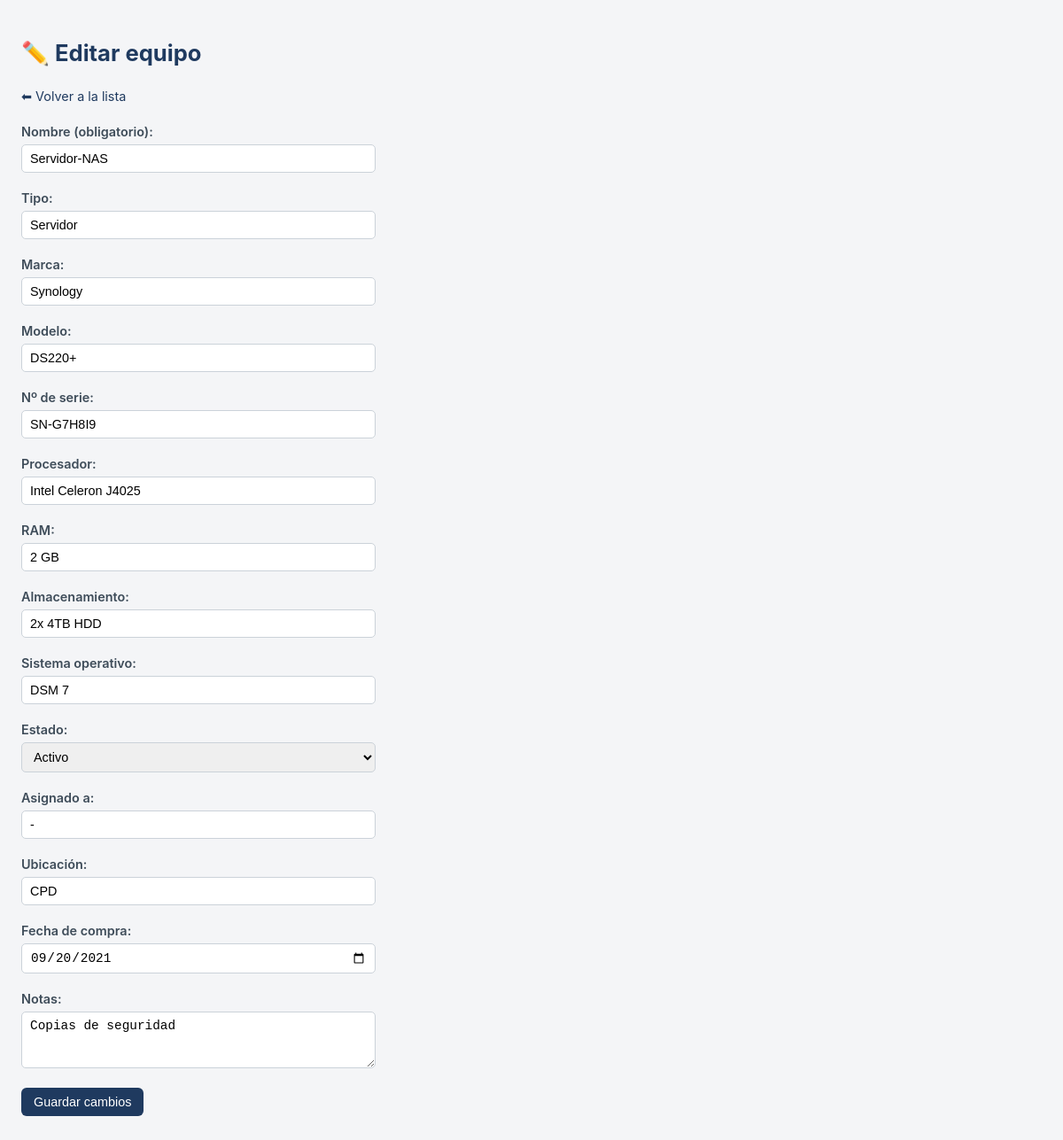
The app's page /editar/3 with its own data.
### tables this page shows
CREATE TABLE equipos (
        id             INTEGER PRIMARY KEY AUTOINCREMENT,
        nombre         TEXT NOT NULL,
        tipo           TEXT,
        marca          TEXT,
        modelo         TEXT,
        numero_serie   TEXT,
        procesador     TEXT,
        ram            TEXT,
        almacenamiento TEXT,
        sistema_op     TEXT,
        estado         TEXT,
        asignado_a     TEXT,
        ubicacion      TEXT,
        fecha_compra   TEXT,
        notas          TEXT
    );

### app.py (the view, shortened to what this page needs)
@app.route("/editar/<int:id>", methods=["GET", "POST"])
def editar(id):
    equipo = obtener_equipo(id)
    return render_template("editar.html", equipo=equipo)

### app.py (called while the page is built)
def obtener_equipo(id):
    conexion = sqlite3.connect(BASE_DATOS)
    conexion.row_factory = sqlite3.Row
    cursor = conexion.cursor()
    cursor.execute("SELECT * FROM equipos WHERE id = ?", (id,))
    equipo = cursor.fetchone()
    conexion.close()
    return equipo

### templates/editar.html (shortened to what this page needs)
<!DOCTYPE html>
<html lang="es">
<head>
    <link rel="stylesheet" href="{{ url_for('static', filename='estilo.css') }}">
</head>
<body>
    <h1>✏️ Editar equipo</h1>
    <p><a class="volver" href="{{ url_for('index') }}">⬅ Volver a la lista</a></p>
    <form method="POST" action="{{ url_for('editar', id=equipo['id']) }}">
        <p>
            <label>Nombre (obligatorio):<br>
                <input type="text" name="nombre" value="{{ equipo['nombre'] }}" required>
            </label>
        </p>
        <p>
            <label>Tipo:<br>
                <input type="text" name="tipo" value="{{ equipo['tipo'] }}">
            </label>
        </p>
        <p>
            <label>Marca:<br>
                <input type="text" name="marca" value="{{ equipo['marca'] }}">
            </label>
        </p>
        <p>
            <label>Modelo:<br>
                <input type="text" name="modelo" value="{{ equipo['modelo'] }}">
            </label>
        </p>
        <p>
            <label>Nº de serie:<br>
                <input type="text" name="numero_serie" value="{{ equipo['numero_serie'] }}">
            </label>
        </p>
        <p>
            <label>Procesador:<br>
                <input type="text" name="procesador" value="{{ equipo['procesador'] }}">
            </label>
        </p>
        <p>
            <label>RAM:<br>
                <input type="text" name="ram" value="{{ equipo['ram'] }}">
            </label>
        </p>
        <p>
            <label>Almacenamiento:<br>
                <input type="text" name="almacenamiento" value="{{ equipo['almacenamiento'] }}">
            </label>
        </p>
        <p>
            <label>Sistema operativo:<br>
                <input type="text" name="sistema_op" value="{{ equipo['sistema_op'] }}">
            </label>
        </p>
        <p>
            <label>Estado:<br>
                <select name="estado">
                    <option value="Activo"        {% if equipo['estado'] == 'Activo' %}selected{% endif %}>Activo</option>
                </select>
            </label>
        </p>
        <p>
            <label>Asignado a:<br>
                <input type="text" name="asignado_a" value="{{ equipo['asignado_a'] }}">
            </label>
        </p>
        <p>
            <label>Ubicación:<br>
                <input type="text" name="ubicacion" value="{{ equipo['ubicacion'] }}">
            </label>
        </p>
        <p>
            <label>Fecha de compra:<br>
                <input type="date" name="fecha_compra" value="{{ equipo['fecha_compra'] }}">
            </label>
        </p>
        <p>
            <label>Notas:<br>
                <textarea name="notas" rows="3" cols="40">{{ equipo['notas'] }}</textarea>
            </label>
        </p>
        <p>
            <button type="submit" class="boton">Guardar cambios</button>
        </p>
    </form>
</body>
</html>

### static/estilo.css (style rules this page uses)
body { font-family: -apple-system, "Segoe UI", Roboto, Arial, sans-serif; background-color: #f4f5f7; color: #1f2933; margin: 0; padding: 24px; line-height: 1.5; }
h1 { font-size: 1.6rem; color: #1f3a5f; margin-bottom: 4px; }
.boton { display: inline-block; background-color: #1f3a5f; color: #ffffff; text-decoration: none; padding: 8px 14px; border-radius: 6px; font-size: 0.9rem; border: none; cursor: pointer; }
form label { font-weight: 600; font-size: 0.9rem; color: #3e4c59; }
input[type="text"], input[type="date"], select, textarea { width: 100%; max-width: 400px; padding: 7px 9px; margin-top: 3px; border: 1px solid #cbd2d9; border-radius: 5px; font-size: 0.9rem; box-sizing: border-box; }
.volver { color: #1f3a5f; text-decoration: none; font-size: 0.9rem; }

### records on screen
equipos: nombre "Servidor-NAS", tipo "Servidor", marca "Synology", modelo "DS220+", numero_serie "SN-G7H8I9", procesador "Intel Celeron J4025", ram "2 GB", almacenamiento "2x 4TB HDD", sistema_op "DSM 7", estado "Activo", asignado_a "-", ubicacion "CPD", fecha_compra "09/20/2021", notas "Copias de seguridad"
